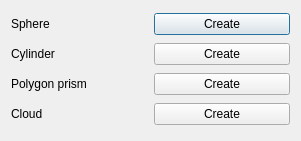
<?xml version="1.0" encoding="UTF-8"?>
<ui version="4.0">
 <class>CreateMassUIClass</class>
 <widget class="QDialog" name="CreateMassUIClass">
  <property name="geometry">
   <rect>
    <x>0</x>
    <y>0</y>
    <width>301</width>
    <height>141</height>
   </rect>
  </property>
  <property name="minimumSize">
   <size>
    <width>301</width>
    <height>141</height>
   </size>
  </property>
  <property name="maximumSize">
   <size>
    <width>301</width>
    <height>141</height>
   </size>
  </property>
  <property name="windowTitle">
   <string>Create Mass Item</string>
  </property>
  <layout class="QGridLayout" name="gridLayout">
   <item row="0" column="0">
    <widget class="QLabel" name="label">
     <property name="text">
      <string>Sphere</string>
     </property>
    </widget>
   </item>
   <item row="0" column="1">
    <widget class="QPushButton" name="createSphere">
     <property name="text">
      <string>Create</string>
     </property>
    </widget>
   </item>
   <item row="1" column="0">
    <widget class="QLabel" name="label_2">
     <property name="text">
      <string>Cylinder</string>
     </property>
    </widget>
   </item>
   <item row="1" column="1">
    <widget class="QPushButton" name="createCylinder">
     <property name="text">
      <string>Create</string>
     </property>
    </widget>
   </item>
   <item row="2" column="0">
    <widget class="QLabel" name="label_6">
     <property name="text">
      <string>Polygon prism</string>
     </property>
    </widget>
   </item>
   <item row="2" column="1">
    <widget class="QPushButton" name="createPolygonPrism">
     <property name="text">
      <string>Create</string>
     </property>
    </widget>
   </item>
   <item row="3" column="0">
    <widget class="QLabel" name="label_5">
     <property name="text">
      <string>Cloud</string>
     </property>
    </widget>
   </item>
   <item row="3" column="1">
    <widget class="QPushButton" name="createCloud">
     <property name="text">
      <string>Create</string>
     </property>
    </widget>
   </item>
  </layout>
 </widget>
 <resources/>
 <connections/>
</ui>
